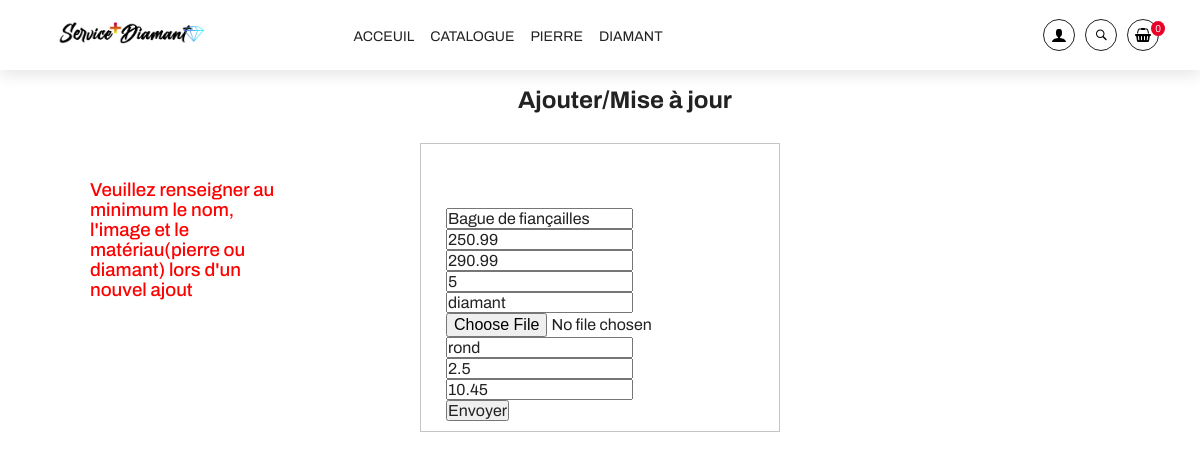
/pages/ajouter.php?action=modify&id=1, run on the app's committed database.
### tables this page shows
CREATE TABLE produits (
    `id_pdt` int(11) NOT NULL AUTO_INCREMENT,
    nom_pdt varchar(100) NOT NULL,
    prixht_pdt real,
    prixttc_pdt real,
    quantite int DEFAULT 6,
    type_mat varchar(100),
    nom_img varchar(100) NOT NULL,
    forme varchar(100),
    poids varchar(100),
    prix_carat varchar(100),
    PRIMARY KEY (`id_pdt`)
);

### pages/ajouter.php (the view, shortened to what this page needs)
<body>
<?php
require('../menu/menu.php');
require_once('config.php');
if(isset($_REQUEST['name'], $_REQUEST['type_mat'], $_FILES['img']) and !empty($_FILES['img']['name'])){
	$tailleMax=2097152;
	$extensionsValides=array('jpg', 'jpeg', 'gif', 'png');
	if ($_FILES['img']['name'] <= $tailleMax) {
		$extensionsUpload = strtolower(substr(strrchr($_FILES['img']['name'], '.'), 1));
		if (in_array($extensionsUpload, $extensionsValides)) {
			$chemin = "../images/products/". $_FILES['img']['name'];
			$resultat = move_uploaded_file($_FILES['img']['tmp_name'], $chemin);
			$img = $_FILES['img']['name'];
		}
	}
	$name = stripslashes($_REQUEST['name']);
	$name = mysqli_real_escape_string($connect, $name);
	if(isset($_REQUEST['priceHT']) && !empty($_REQUEST['priceHT'])){
		$priceHt = stripslashes($_REQUEST['priceHT']);
		$priceHt = mysqli_real_escape_string($connect, $priceHt);}
	else{
		$priceHt = 0;
	}
	if(isset($_REQUEST['priceTTC']) && !empty($_REQUEST['priceTTC'])){
		$priceTtc = stripslashes($_REQUEST['priceTTC']);
		$priceTtc = mysqli_real_escape_string($connect, $priceTtc);}
	else{
		$priceTtc = 0;
	}
	if(isset($_REQUEST['quantity']) && !empty($_REQUEST['quantity'])){
		$quantity = stripslashes($_REQUEST['quantity']);
		$quantity = mysqli_real_escape_string($connect, $quantity);}
	else{
		$quantity = 0;
	}
	if(isset($_REQUEST['type_mat']) && !empty($_REQUEST['type_mat'])){
		$mat = stripslashes($_REQUEST['type_mat']);
		$mat = mysqli_real_escape_string($connect, $mat);}
	else{
		$mat = 'A preciser';
	}
	if(isset($_REQUEST['forme']) && !empty($_REQUEST['forme'])){
		$forme = stripslashes($_REQUEST['forme']);
		$forme = mysqli_real_escape_string($connect, $forme);}
	else{
		$forme = 'A preciser';
	}
	if(isset($_REQUEST['poids']) && !empty($_REQUEST['poids'])){
		$poids = stripslashes($_REQUEST['poids']);
		$poids = mysqli_real_escape_string($connect, $poids);}
	else{
		$poids = 'A preciser';
	}
	if(isset($_REQUEST['prix_carat']) && !empty($_REQUEST['prix_carat'])){
		$carat = stripslashes($_REQUEST['prix_carat']);
		$carat = mysqli_real_escape_string($connect, $carat);}
	else{
		$carat = 'A preciser';
	}
	if(isset($_GET["id"])){
		$query = "UPDATE `produits` SET nom_pdt=". $name . ", prixht_pdt=". $price . ", quantite=". $quantity . ", type_mat=" . $mat . ", nom_img=". $img . ", forme=". $forme . ", poids=". $poids . ", prix_carat=" . $carat . "where id_pdt=". $_GET["id"];
		$res = mysqli_query($connect, $query);
		if($res){
	       echo "<div class='continue__shopping'>
	             <h3>Update réussi</h3>
	             <p>Cliquez ici pour <a href='modifier.php'>revenir</a></p>
				 </div>";
	    }else{
	    	echo "<h3>Erreur lors de l'update</h3><p>Cliquez ici pour <a href='ajouter.php'>revenir</a></p>";
	    }
 	}else{
	    $query = "INSERT into `produits` (`nom_pdt`, `prixht_pdt`, `prixttc_pdt`, `quantite`,`type_mat`,`nom_img`, `forme`, `poids`, `prix_carat`)
	              VALUES ('$name', '$priceHt', '$priceTtc', '$quantity', '$mat', '$img', '$forme', '$poids', '$carat')";
	    $res = mysqli_query($connect, $query);
	    if($res){
	       echo "<div class='continue__shopping'>
	             <h3>Ajout réussi</h3>
	             <p>Cliquez ici pour <a href='ajouter.php'>revenir</a></p>
				 </div>";
	    }else{
	    	echo "<h3>Erreur lors de l'ajout</h3><p>Cliquez ici pour <a href='ajouter.php'>revenir</a></p>";
	    }
	}
}else{
	if(isset($_GET["id"])){
		$mod = "SELECT * FROM produits where id_pdt=". $_GET["id"];
		$result = mysqli_query($connect, $mod);
		$row = mysqli_fetch_array($result);
		?>
		<br/><h2 style="margin-left: 50px; text-align: center;">Ajouter/Mise à jour</h2>
		<form class="box" action="" method="post">
			<br><br>
		    <input type="text"name="name" value="<?php echo $row["nom_pdt"] ?>" placeholder="nom" />
		    <input type="text" name="price" value="<?php echo $row["prixht_pdt"] ?>" placeholder="prix HT" />
		    <input type="text" name="price" value="<?php echo $row["prixttc_pdt"] ?>" placeholder="prix TTC" />
		    <input type="text" name="quantity" value="<?php echo $row["quantite"] ?>" placeholder="quantité" />
		    <input type="text" name="type_mat" value="<?php echo $row["type_mat"] ?>" placeholder="matériau" />
		    <input type="file" name="img" value="<?php echo $row["nom_img"] ?>" placeholder="image" />
		    <input type="text" name="forme" value="<?php echo $row["forme"] ?>" placeholder="forme" />
		    <input type="text" name="poids" value="<?php echo $row["poids"] ?>" placeholder="poids" />
		    <input type="text" name="prix_carat" value="<?php echo $row["prix_carat"] ?>" placeholder="prix au carat" />
		    <br/><input type="submit" name="submit" value="Envoyer"/>
		</form>
<?php } } ?>
<div style=" color: red; width: 190px; position:absolute; top:180px; left:90px;">
<h3>Veuillez renseigner au minimum le nom, l'image et le matériau(pierre ou diamant) lors d'un nouvel ajout</h2>
</div>
</body>
</html>

### pages/styles.css (style rules this page uses)
:root { --primaryColor: #f1f1f1; --black: #222; --black2: #555; --black3: #252525; --black4: #000; --black5: #212529; --orange: #eb0028; --white: #fff; --grey: #959595; --grey2: #666; --grey3: #ccc; --secondaryColor: #2b1f4d; --yellow: #ffcc00; --green: #59b210; --blue: rgb(56, 10, 223); }
* { margin: 0; padding: 0; box-sizing: inherit; }
html { font-size: 62.5%; box-sizing: border-box; scroll-behavior: smooth; }
body, input { font-size: 1.6rem; font-weight: 400; font-family: "Archivo", sans-serif; color: var(--black); }
h3, h4 { font-weight: 500; }

### pages/style1.css (style rules this page uses)
.box { border: 1px solid #c4c4c4; padding: 30px 25px 10px 25px; background: white; margin: 30px auto; width: 360px; }

### data on the page
produits: name "Bague de fiançailles", price "250.99", price "290.99", quantity "5", type_mat "diamant", forme "rond", poids "2.5", prix_carat "10.45"

### other printed values
$_SESSION[$mail]['compteur'] "0"
